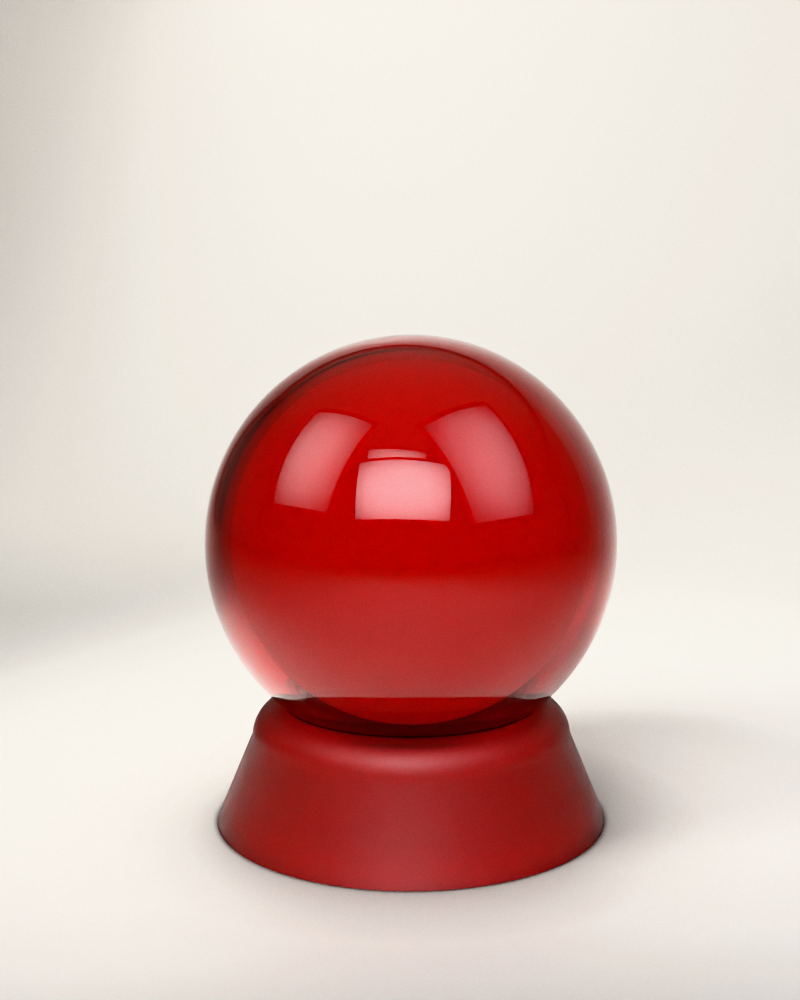
#> input picture renders/2026-11-24/barkhorn/lamp-site/tests/d0.png, 800 x 1000 px
$ python base.py d0.png
#> lines starting #> are read from the running program, lines starting #| are printed output that depends on the picture
### renders/2026-11-20/barkhorn/lamp-site/meter/labf.py
import numpy as np
def lab(rgb):
    c = rgb / 255.0; c = np.where(c <= 0.04045, c / 12.92, ((c + 0.055) / 1.055) ** 2.4)
    M = np.array([[0.4124, 0.3576, 0.1805], [0.2126, 0.7152, 0.0722], [0.0193, 0.1192, 0.9505]])
    xyz = c @ M.T / np.array([0.95047, 1.0, 1.08883])
    f = np.where(xyz > 0.008856, np.cbrt(xyz), 7.787 * xyz + 16 / 116)
    return 116 * f[..., 1] - 16, 500 * (f[..., 0] - f[..., 1]), 200 * (f[..., 1] - f[..., 2])

### renders/2026-11-24/barkhorn/lamp-site/tests/base.py
"""The Core base and floor meter (the lamps lane, 2026-11-21): the base box x 520-1110, y 1530-1740 (full-scale px), the
floor at the left (x 0-400, y 1450-1700) and front (y 1800-2000); median RGB and L*/C*."""
import sys, numpy as np; from PIL import Image
sys.path.insert(0,'/home/user/earf/renders/2026-11-20/barkhorn/lamp-site/meter'); from labf import lab
for f in sys.argv[1:]:
    a=np.asarray(Image.open(f).convert('RGB'),float); H,W=a.shape[:2]; k=W/1600
#> after `H, W = a.shape[:2]`: H = 1000; W = 800
#> after `k = W / 1600`: k = 0.5
    def box(x0,x1,y0,y1): return a[int(y0*k):int(y1*k), int(x0*k):int(x1*k)]
#> called with x0 = 520, x1 = 1110, y0 = 1530, y1 = 1740
    b=box(520,1110,1530,1740); L,A,B=lab(b); C=np.hypot(A,B)
#> in lab, `f = np.where(xyz > 0.008856, np.cbrt(xyz), 7.787 * xyz + 16 / 116)`:
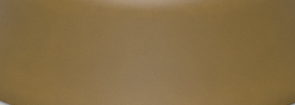
#> f: shape (105, 295, 3) float64; mean of channels 0, 1, 2 0.529, 0.433, 0.274; drawn as R, G, B
#> after `L, A, B = lab(b)`:
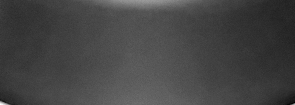
#> L: shape (105, 295) float64; min 19.75, max 73.24, mean 34.2; drawn with min black and max white
#> after `L, A, B = lab(b)`:
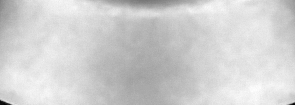
#> B: shape (105, 295) float64; min 1.49, max 38.55, mean 31.9; drawn with min black and max white
    med=lambda q: np.median(q.reshape(-1,3),0).round(1)
    Lf=lab(box(0,400,1450,1700))[0]; Lr=lab(box(0,1600,1800,2000))[0]; bot=box(0,1600,1960,2000)
#> after `Lf = lab(box(0, 400, 1450, 1700))[0]`:
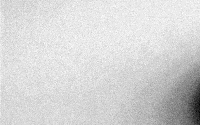
#> Lf: shape (125, 200) float64; min 87.9, max 97.41, mean 95.9; drawn with min black and max white
#> call 3 of box, with x0 = 0, x1 = 1600, y0 = 1800, y1 = 2000
#> in box (call 3), `def box(x0,x1,y0,y1): return a[int(y0*k):int(y1*k), int(x0*k):int(x1*k)]`:
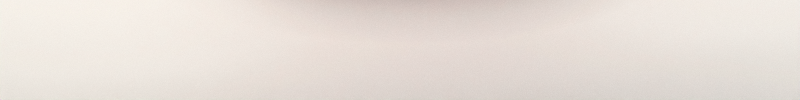
#> returned value: shape (100, 800, 3) float64; mean of channels 0, 1, 2 231.2, 223, 216.4; drawn as R, G, B
#> in lab (call 3), `c = np.where(c <= 0.04045, c / 12.92, ((c + 0.055) / 1.055) ** 2.4)`:
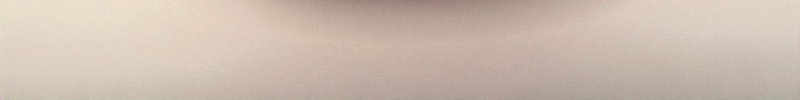
#> c: shape (100, 800, 3) float64; mean of channels 0, 1, 2 0.803, 0.74, 0.691; drawn as R, G, B
#> after `Lr = lab(box(0, 1600, 1800, 2000))[0]`:
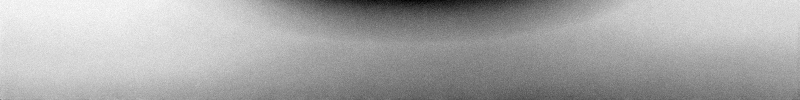
#> Lr: shape (100, 800) float64; min 76.13, max 96.07, mean 89.3; drawn with min black and max white
    print(f.split('/')[-1].ljust(28),'base RGB',med(b),'L*',round(float(np.median(L)),1),'C*',round(float(np.median(C)),1),
          '| floor left',round(float(np.median(Lf)),1),'front',round(float(np.median(Lr)),1),'| bottom rows max',bot.max(axis=(0,1)))
#| d0.png                       base RGB [154.  32.  29.] L* 33.9 C* 58.2 | floor left 96.2 front 89.2 | bottom rows max [239. 233. 226.]
